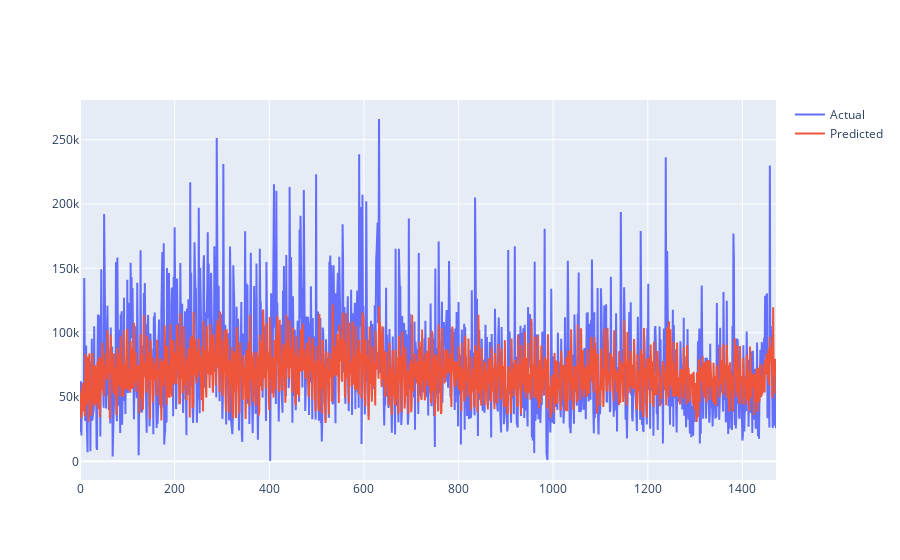

Here is the notebook cell this chart was saved with:
### Code cell
import plotly.graph_objects as go

x = np.arange(y_pred_flat.shape[0])
fig = go.Figure()
fig.add_trace(go.Scatter(x=x, y=scaler.inverse_transform(y_actual_flat.reshape(-1, 1)).reshape(-1), name="Actual"))
fig.add_trace(go.Scatter(x=x, y=scaler.inverse_transform(y_pred_flat.reshape(-1, 1)).reshape(-1), name="Predicted"))
fig.show()

### Figure 1 — Plotly figure (JSON) as saved in the notebook; plotly's stock layout.template omitted (floating-point values rounded to 4 significant figures; data arrays with more than 128 entries replaced by an {"elided": "..."} marker saying what was removed)
{"data": [{"name": "Actual", "type": "scatter", "x": {"elided": "1472 int values"}, "y": {"elided": "1472 float values"}}, {"name": "Predicted", "type": "scatter", "x": {"elided": "1472 int values"}, "y": {"elided": "1472 float values"}}], "layout": {}}
